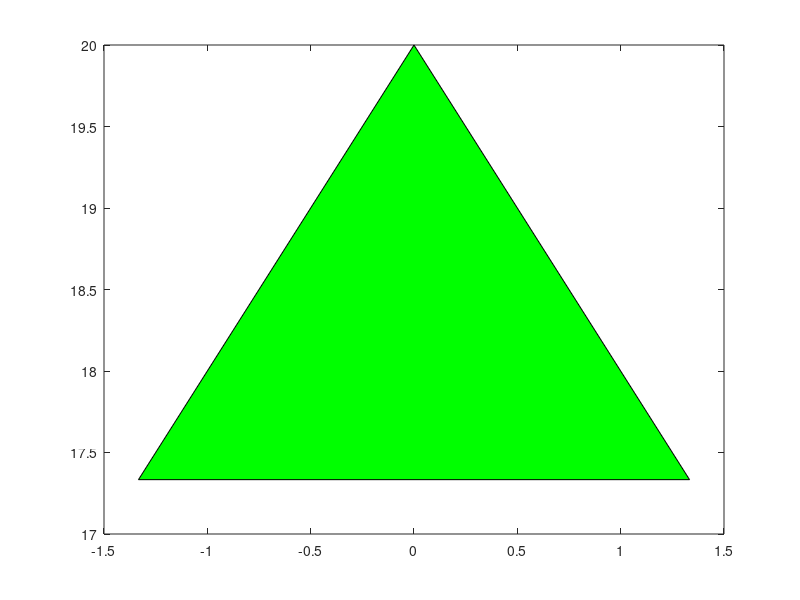

Reproduce this figure in MATLAB.
% *** gen ***
%==========================================================================
% It generates input data for a rectangular cross-section cantilevr beam:
%   L  - beam length
%   H  - cross-section height
%   th - cross-section width
%   E  - Young modulus
%   nu - Poison ratio
%   nL - number of elements on beam lenght
%   nH - number of elements on beam height
%   F  - Force acting on the free end
%==========================================================================
% x,y    tables that contain the nodal coordinates
%
% elem  table contains element nodes
%       [node1  node2  node3  node4 
%       [node1  node2  node3  node4 
%        :      :      :      :    ]
%               
% cond  table contains nodal constraints
%       (dir=1 - x direction, dir=2 - y direction)
%       [node1  dir1
%        node2  dir2
%        :      :   ]
%
% forze table contains nodal loads
%       [node1  direction1  force1
%        node2  direction2  force2
%        :      :     :           :     ]
%==========================================================================
L=400;
H=20;
th=5;
E=1000;
nu=0.3;
F=100; 

nL=60-30;
nH= 8-3;
%========================================
% Generation of the table "x"
dH=H/nH;
dL=L/nL;
nnd=(nL+1)*(nH+1);          % number of nodes
nel=nL*nH;                  % number of finite elements
neq=2*nnd;                  % number of equations (DOFs)
elem=zeros(nel,4);
inod=0;
xx=0;
for i=1:nL+1
   yy=0;
   for j=1:nH+1
      inod=inod+1;
      x(inod,1)=xx;
      y(inod,1)=yy;
      yy=yy+dH;
   end
   xx=xx+dL;
end
x0=x; y0=y;
%========================================
% Generation of the table "elem"
iel=0;
inod=0;
for i=1:nL
    for j=1:nH
        j1=rem(j,2);
        inod=inod+1;
        iel=iel+1;
        elem(iel,:)=[inod   inod+nH+1  inod+nH+2  inod+1];
   end
   inod=inod+1;
end
%========================================
% Generation of the table "cond"
ic=0;
for i=1:nH+1
    ic=ic+1;
    cond(ic,1)=i;
    cond(ic,2)=1;
    ic=ic+1;
    cond(ic,1)=i;
    cond(ic,2)=2;
end
%========================================
% Generation of the table "forze"
dF=F/nH;
for i=1:nH+1
   forze(i,1)=nnd+1-i;
   forze(i,2)=2;
   forze(i,3)=-dF;
   if i==1 | i==nH+1
      forze(i,3)=-dF/2;
   end
end
%========================================
% Plot the mesh
axis('equal')
patch('Vertices',[x y],'Faces',elem(:,1:4),'Facecolor',[1 1 1],'linewidth',0.75,'edgecolor','b')
grid on
nd=nnd-nH:nnd;
ln=length(nd);
quiver(x(nd),y(nd),zeros(ln,1),-3.5*dH*ones(ln,1),'r','linewidth',1.5)
for i=1:nH+1
    xt=x(i); yt=y(i);
    fill([xt xt-dH/1.5 xt-dH/1.5],[yt yt+dH/3 yt-dH/3],'g')
    fill([xt xt-dH/3 xt+dH/3],[yt yt-dH/1.5 yt-dH/1.5],'g')
end   
drawnow
